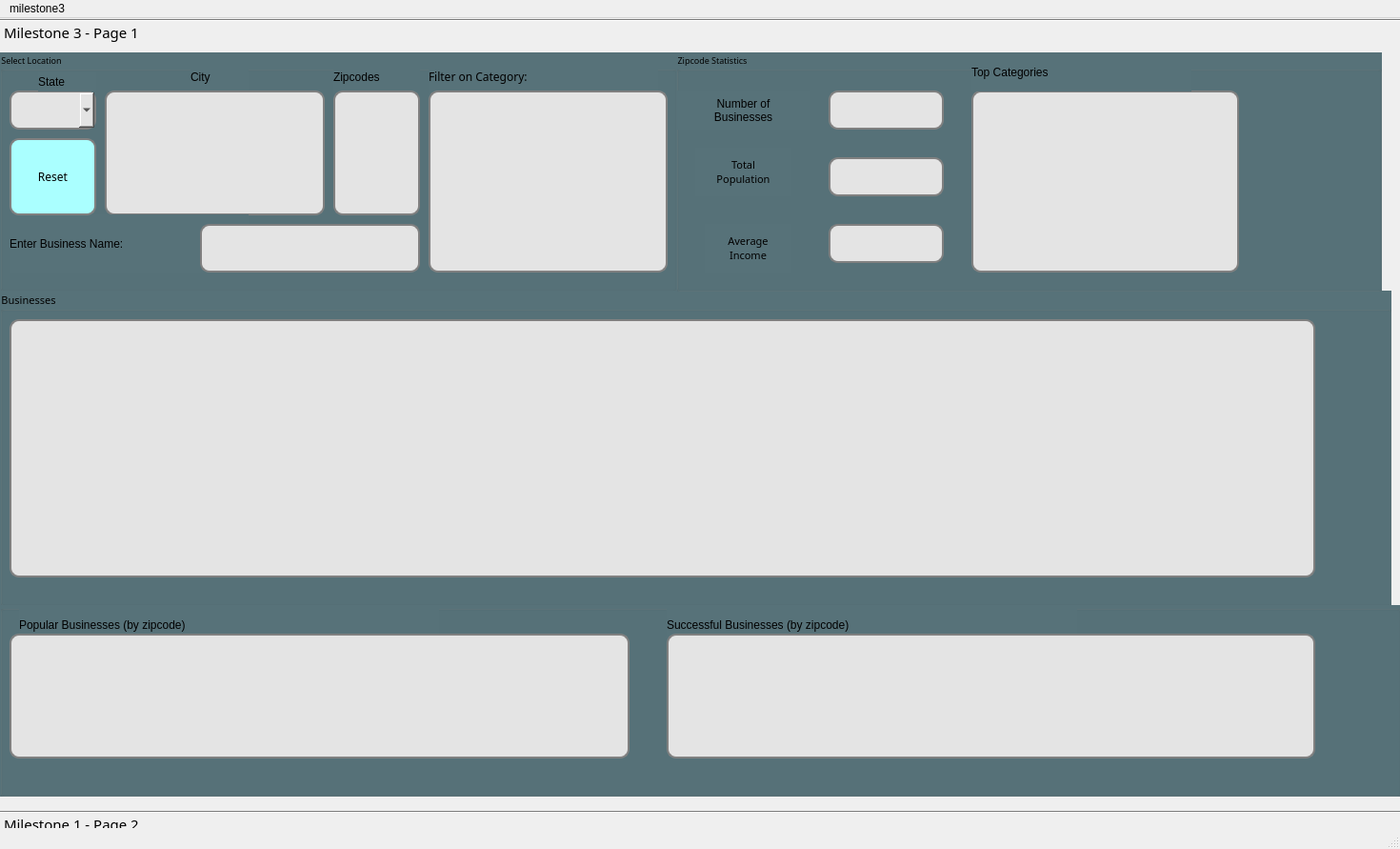
<?xml version="1.0" encoding="UTF-8"?>
<ui version="4.0">
 <class>MainWindow</class>
 <widget class="QMainWindow" name="MainWindow">
  <property name="geometry">
   <rect>
    <x>0</x>
    <y>0</y>
    <width>1470</width>
    <height>891</height>
   </rect>
  </property>
  <property name="windowTitle">
   <string>MainWindow</string>
  </property>
  <widget class="QWidget" name="centralwidget">
   <widget class="QToolBox" name="toolBox">
    <property name="geometry">
     <rect>
      <x>0</x>
      <y>0</y>
      <width>1531</width>
      <height>861</height>
     </rect>
    </property>
    <property name="font">
     <font>
      <family>Lucida Sans</family>
      <pointsize>11</pointsize>
      <weight>50</weight>
      <italic>false</italic>
      <bold>false</bold>
     </font>
    </property>
    <property name="styleSheet">
     <string notr="true">font: 11pt &quot;Lucida Sans&quot;;</string>
    </property>
    <property name="currentIndex">
     <number>0</number>
    </property>
    <widget class="QWidget" name="page_3">
     <property name="geometry">
      <rect>
       <x>0</x>
       <y>0</y>
       <width>1531</width>
       <height>805</height>
      </rect>
     </property>
     <attribute name="label">
      <string>Milestone 3 - Page 1</string>
     </attribute>
     <widget class="QGroupBox" name="groupBox">
      <property name="geometry">
       <rect>
        <x>0</x>
        <y>0</y>
        <width>711</width>
        <height>251</height>
       </rect>
      </property>
      <property name="maximumSize">
       <size>
        <width>16777215</width>
        <height>16777215</height>
       </size>
      </property>
      <property name="font">
       <font>
        <family>Lucida Sans</family>
        <pointsize>7</pointsize>
        <weight>50</weight>
        <italic>false</italic>
        <bold>false</bold>
       </font>
      </property>
      <property name="styleSheet">
       <string notr="true">font: 7pt &quot;Lucida Sans&quot;;
background-color: rgb(87, 114, 121);</string>
      </property>
      <property name="title">
       <string>Select Location</string>
      </property>
      <widget class="QComboBox" name="stateList">
       <property name="geometry">
        <rect>
         <x>10</x>
         <y>40</y>
         <width>91</width>
         <height>41</height>
        </rect>
       </property>
       <property name="styleSheet">
        <string notr="true">QWidget { 
background-color: rgb(228, 228, 228);
border: 2px solid gray;
border-radius: 10px;
}

QPushButton:hover {
    background-color: #0056b3;
}

QPushButton:pressed {
    background-color: #004080;
}</string>
       </property>
      </widget>
      <widget class="QLabel" name="label">
       <property name="geometry">
        <rect>
         <x>40</x>
         <y>20</y>
         <width>61</width>
         <height>21</height>
        </rect>
       </property>
       <property name="styleSheet">
        <string notr="true">font: 9pt &quot;Lucida Sans&quot;;
</string>
       </property>
       <property name="text">
        <string>State</string>
       </property>
      </widget>
      <widget class="QLabel" name="label_2">
       <property name="geometry">
        <rect>
         <x>200</x>
         <y>0</y>
         <width>61</width>
         <height>51</height>
        </rect>
       </property>
       <property name="styleSheet">
        <string notr="true">font: 9pt &quot;Lucida Sans&quot;;
</string>
       </property>
       <property name="text">
        <string>City</string>
       </property>
      </widget>
      <widget class="QListWidget" name="cityList">
       <property name="geometry">
        <rect>
         <x>110</x>
         <y>40</y>
         <width>231</width>
         <height>131</height>
        </rect>
       </property>
       <property name="styleSheet">
        <string notr="true">background-color: rgb(228, 228, 228);
border: 2px solid gray;
border-radius: 10px;
padding: 0 8 px;
</string>
       </property>
      </widget>
      <widget class="QLabel" name="label_5">
       <property name="geometry">
        <rect>
         <x>350</x>
         <y>0</y>
         <width>91</width>
         <height>51</height>
        </rect>
       </property>
       <property name="styleSheet">
        <string notr="true">font: 9pt &quot;Lucida Sans&quot;;
</string>
       </property>
       <property name="text">
        <string>Zipcodes</string>
       </property>
      </widget>
      <widget class="QListWidget" name="zipcodeList">
       <property name="geometry">
        <rect>
         <x>350</x>
         <y>40</y>
         <width>91</width>
         <height>131</height>
        </rect>
       </property>
       <property name="styleSheet">
        <string notr="true">background-color: rgb(228, 228, 228);
border: 2px solid gray;
border-radius: 10px;</string>
       </property>
      </widget>
      <widget class="QLabel" name="label_6">
       <property name="geometry">
        <rect>
         <x>10</x>
         <y>170</y>
         <width>251</width>
         <height>61</height>
        </rect>
       </property>
       <property name="styleSheet">
        <string notr="true">font: 8pt &quot;Lucida Sans&quot;;</string>
       </property>
       <property name="text">
        <string>Enter Business Name:</string>
       </property>
      </widget>
      <widget class="QLineEdit" name="business_name">
       <property name="geometry">
        <rect>
         <x>210</x>
         <y>180</y>
         <width>231</width>
         <height>51</height>
        </rect>
       </property>
       <property name="styleSheet">
        <string notr="true">background-color: rgb(228, 228, 228);
border: 2px solid gray;
border-radius: 10px;</string>
       </property>
      </widget>
      <widget class="QListWidget" name="filterCategories">
       <property name="geometry">
        <rect>
         <x>450</x>
         <y>40</y>
         <width>251</width>
         <height>191</height>
        </rect>
       </property>
       <property name="font">
        <font>
         <family>Lucida Sans</family>
         <pointsize>7</pointsize>
         <weight>50</weight>
         <italic>false</italic>
         <bold>false</bold>
        </font>
       </property>
       <property name="styleSheet">
        <string notr="true">background-color: rgb(228, 228, 228);
border: 2px solid gray;
border-radius: 10px;
padding: 0 8 px;
</string>
       </property>
      </widget>
      <widget class="QLabel" name="label_18">
       <property name="geometry">
        <rect>
         <x>450</x>
         <y>0</y>
         <width>241</width>
         <height>51</height>
        </rect>
       </property>
       <property name="font">
        <font>
         <family>Lucida Sans</family>
         <pointsize>9</pointsize>
         <weight>50</weight>
         <italic>false</italic>
         <bold>false</bold>
        </font>
       </property>
       <property name="styleSheet">
        <string notr="true">font: 9pt &quot;Lucida Sans&quot;;
</string>
       </property>
       <property name="text">
        <string>Filter on Category:</string>
       </property>
      </widget>
      <widget class="QPushButton" name="resetButton">
       <property name="geometry">
        <rect>
         <x>10</x>
         <y>90</y>
         <width>91</width>
         <height>81</height>
        </rect>
       </property>
       <property name="font">
        <font>
         <family>Lucida Sans</family>
         <pointsize>9</pointsize>
         <weight>50</weight>
         <italic>false</italic>
         <bold>false</bold>
        </font>
       </property>
       <property name="styleSheet">
        <string notr="true">background-color: rgb(170, 255, 255);
border: 2px solid gray;
border-radius: 10px;
font: 9pt;</string>
       </property>
       <property name="text">
        <string>Reset</string>
       </property>
      </widget>
      <zorder>label_18</zorder>
      <zorder>stateList</zorder>
      <zorder>label</zorder>
      <zorder>label_2</zorder>
      <zorder>cityList</zorder>
      <zorder>label_5</zorder>
      <zorder>zipcodeList</zorder>
      <zorder>label_6</zorder>
      <zorder>business_name</zorder>
      <zorder>filterCategories</zorder>
      <zorder>resetButton</zorder>
     </widget>
     <widget class="QGroupBox" name="businessGroup">
      <property name="geometry">
       <rect>
        <x>0</x>
        <y>250</y>
        <width>1461</width>
        <height>331</height>
       </rect>
      </property>
      <property name="font">
       <font>
        <family>Lucida Sans</family>
        <pointsize>8</pointsize>
        <weight>50</weight>
        <italic>false</italic>
        <bold>false</bold>
       </font>
      </property>
      <property name="styleSheet">
       <string notr="true">font: 8pt &quot;Lucida Sans&quot;;
background-color: rgb(87, 114, 121);</string>
      </property>
      <property name="title">
       <string>Businesses</string>
      </property>
      <widget class="QTableWidget" name="businessTable">
       <property name="geometry">
        <rect>
         <x>10</x>
         <y>30</y>
         <width>1371</width>
         <height>271</height>
        </rect>
       </property>
       <property name="font">
        <font>
         <family>Lucida Sans</family>
         <pointsize>9</pointsize>
         <weight>50</weight>
         <italic>false</italic>
         <bold>false</bold>
        </font>
       </property>
       <property name="cursor" stdset="0">
        <cursorShape>ArrowCursor</cursorShape>
       </property>
       <property name="styleSheet">
        <string notr="true">background-color: rgb(228, 228, 228);
border: 2px solid gray;
border-radius: 10px;
font: 9pt &quot;Lucida Sans&quot;;</string>
       </property>
       <attribute name="horizontalHeaderDefaultSectionSize">
        <number>100</number>
       </attribute>
       <attribute name="horizontalHeaderMinimumSectionSize">
        <number>25</number>
       </attribute>
       <attribute name="horizontalHeaderStretchLastSection">
        <bool>true</bool>
       </attribute>
       <attribute name="verticalHeaderVisible">
        <bool>false</bool>
       </attribute>
       <attribute name="verticalHeaderDefaultSectionSize">
        <number>30</number>
       </attribute>
       <attribute name="verticalHeaderMinimumSectionSize">
        <number>23</number>
       </attribute>
      </widget>
     </widget>
     <widget class="QGroupBox" name="groupBox_4">
      <property name="geometry">
       <rect>
        <x>710</x>
        <y>0</y>
        <width>741</width>
        <height>251</height>
       </rect>
      </property>
      <property name="font">
       <font>
        <family>Lucida Sans</family>
        <pointsize>7</pointsize>
        <weight>50</weight>
        <italic>false</italic>
        <bold>false</bold>
       </font>
      </property>
      <property name="layoutDirection">
       <enum>Qt::LeftToRight</enum>
      </property>
      <property name="styleSheet">
       <string notr="true">font: 7pt &quot;Lucida Sans&quot;;
background-color: rgb(87, 114, 121);</string>
      </property>
      <property name="title">
       <string>Zipcode Statistics</string>
      </property>
      <widget class="QLabel" name="label_11">
       <property name="geometry">
        <rect>
         <x>0</x>
         <y>40</y>
         <width>141</width>
         <height>41</height>
        </rect>
       </property>
       <property name="styleSheet">
        <string notr="true">font: 8pt &quot;Lucida Sans&quot;;
</string>
       </property>
       <property name="text">
        <string>Number of 
Businesses</string>
       </property>
       <property name="alignment">
        <set>Qt::AlignCenter</set>
       </property>
      </widget>
      <widget class="QLabel" name="label_15">
       <property name="geometry">
        <rect>
         <x>20</x>
         <y>100</y>
         <width>101</width>
         <height>51</height>
        </rect>
       </property>
       <property name="font">
        <font>
         <family>Lucida Sans</family>
         <pointsize>8</pointsize>
         <weight>50</weight>
         <italic>false</italic>
         <bold>false</bold>
        </font>
       </property>
       <property name="styleSheet">
        <string notr="true">font: 8pt &quot;Lucida Sans&quot;;
</string>
       </property>
       <property name="text">
        <string>Total 
Population</string>
       </property>
       <property name="alignment">
        <set>Qt::AlignCenter</set>
       </property>
      </widget>
      <widget class="QLabel" name="label_16">
       <property name="geometry">
        <rect>
         <x>30</x>
         <y>180</y>
         <width>91</width>
         <height>51</height>
        </rect>
       </property>
       <property name="font">
        <font>
         <family>Lucida Sans</family>
         <pointsize>8</pointsize>
         <weight>50</weight>
         <italic>false</italic>
         <bold>false</bold>
        </font>
       </property>
       <property name="styleSheet">
        <string notr="true">font: 8pt &quot;Lucida Sans&quot;;
</string>
       </property>
       <property name="text">
        <string>Average 
Income</string>
       </property>
       <property name="alignment">
        <set>Qt::AlignCenter</set>
       </property>
      </widget>
      <widget class="QTableWidget" name="categoryTable">
       <property name="geometry">
        <rect>
         <x>310</x>
         <y>40</y>
         <width>281</width>
         <height>191</height>
        </rect>
       </property>
       <property name="font">
        <font>
         <family>Lucida Sans</family>
         <pointsize>7</pointsize>
         <weight>50</weight>
         <italic>false</italic>
         <bold>false</bold>
        </font>
       </property>
       <property name="styleSheet">
        <string notr="true">background-color: rgb(228, 228, 228);
border: 2px solid gray;
border-radius: 10px;</string>
       </property>
       <attribute name="horizontalHeaderVisible">
        <bool>true</bool>
       </attribute>
       <attribute name="horizontalHeaderStretchLastSection">
        <bool>true</bool>
       </attribute>
       <attribute name="verticalHeaderVisible">
        <bool>false</bool>
       </attribute>
      </widget>
      <widget class="QLabel" name="label_17">
       <property name="geometry">
        <rect>
         <x>310</x>
         <y>0</y>
         <width>231</width>
         <height>41</height>
        </rect>
       </property>
       <property name="styleSheet">
        <string notr="true">font: 9pt &quot;Lucida Sans&quot;;
</string>
       </property>
       <property name="text">
        <string>Top Categories</string>
       </property>
      </widget>
      <widget class="QTextBrowser" name="income">
       <property name="geometry">
        <rect>
         <x>160</x>
         <y>180</y>
         <width>121</width>
         <height>41</height>
        </rect>
       </property>
       <property name="styleSheet">
        <string notr="true">background-color: rgb(228, 228, 228);
border: 2px solid gray;
border-radius: 10px;</string>
       </property>
      </widget>
      <widget class="QTextBrowser" name="businessNumber">
       <property name="geometry">
        <rect>
         <x>160</x>
         <y>40</y>
         <width>121</width>
         <height>41</height>
        </rect>
       </property>
       <property name="styleSheet">
        <string notr="true">background-color: rgb(228, 228, 228);
border: 2px solid gray;
border-radius: 10px;</string>
       </property>
      </widget>
      <widget class="QTextBrowser" name="population">
       <property name="geometry">
        <rect>
         <x>160</x>
         <y>110</y>
         <width>121</width>
         <height>41</height>
        </rect>
       </property>
       <property name="styleSheet">
        <string notr="true">background-color: rgb(228, 228, 228);
border: 2px solid gray;
border-radius: 10px;</string>
       </property>
      </widget>
     </widget>
     <widget class="QGroupBox" name="businessGroup_2">
      <property name="geometry">
       <rect>
        <x>0</x>
        <y>580</y>
        <width>1471</width>
        <height>201</height>
       </rect>
      </property>
      <property name="styleSheet">
       <string notr="true">font: 11pt &quot;Lucida Sans&quot;;
background-color: rgb(87, 114, 121);</string>
      </property>
      <property name="title">
       <string/>
      </property>
      <widget class="QLabel" name="label_20">
       <property name="geometry">
        <rect>
         <x>20</x>
         <y>0</y>
         <width>441</width>
         <height>41</height>
        </rect>
       </property>
       <property name="styleSheet">
        <string notr="true">font: 9pt &quot;Lucida Sans&quot;;
</string>
       </property>
       <property name="text">
        <string>Popular Businesses (by zipcode)</string>
       </property>
      </widget>
      <widget class="QLabel" name="label_21">
       <property name="geometry">
        <rect>
         <x>700</x>
         <y>0</y>
         <width>431</width>
         <height>41</height>
        </rect>
       </property>
       <property name="styleSheet">
        <string notr="true">font: 9pt &quot;Lucida Sans&quot;;
</string>
       </property>
       <property name="text">
        <string>Successful Businesses (by zipcode)</string>
       </property>
      </widget>
      <widget class="QTableWidget" name="successful">
       <property name="geometry">
        <rect>
         <x>700</x>
         <y>30</y>
         <width>681</width>
         <height>131</height>
        </rect>
       </property>
       <property name="font">
        <font>
         <family>Lucida Sans</family>
         <pointsize>7</pointsize>
         <weight>50</weight>
         <italic>false</italic>
         <bold>false</bold>
        </font>
       </property>
       <property name="cursor" stdset="0">
        <cursorShape>ArrowCursor</cursorShape>
       </property>
       <property name="styleSheet">
        <string notr="true">background-color: rgb(228, 228, 228);
border: 2px solid gray;
border-radius: 10px;
font: 7pt;</string>
       </property>
       <attribute name="horizontalHeaderVisible">
        <bool>true</bool>
       </attribute>
       <attribute name="horizontalHeaderDefaultSectionSize">
        <number>100</number>
       </attribute>
       <attribute name="horizontalHeaderMinimumSectionSize">
        <number>5</number>
       </attribute>
       <attribute name="horizontalHeaderStretchLastSection">
        <bool>true</bool>
       </attribute>
       <attribute name="verticalHeaderVisible">
        <bool>false</bool>
       </attribute>
       <attribute name="verticalHeaderDefaultSectionSize">
        <number>5</number>
       </attribute>
       <attribute name="verticalHeaderMinimumSectionSize">
        <number>5</number>
       </attribute>
      </widget>
      <widget class="QTableWidget" name="popular">
       <property name="geometry">
        <rect>
         <x>10</x>
         <y>30</y>
         <width>651</width>
         <height>131</height>
        </rect>
       </property>
       <property name="cursor" stdset="0">
        <cursorShape>ArrowCursor</cursorShape>
       </property>
       <property name="styleSheet">
        <string notr="true">background-color: rgb(228, 228, 228);
border: 2px solid gray;
border-radius: 10px;
font: 7pt;</string>
       </property>
       <attribute name="horizontalHeaderVisible">
        <bool>true</bool>
       </attribute>
       <attribute name="horizontalHeaderDefaultSectionSize">
        <number>100</number>
       </attribute>
       <attribute name="horizontalHeaderMinimumSectionSize">
        <number>25</number>
       </attribute>
       <attribute name="horizontalHeaderStretchLastSection">
        <bool>true</bool>
       </attribute>
       <attribute name="verticalHeaderVisible">
        <bool>false</bool>
       </attribute>
       <attribute name="verticalHeaderDefaultSectionSize">
        <number>30</number>
       </attribute>
       <attribute name="verticalHeaderMinimumSectionSize">
        <number>23</number>
       </attribute>
      </widget>
     </widget>
    </widget>
    <widget class="QWidget" name="page_4">
     <property name="geometry">
      <rect>
       <x>0</x>
       <y>0</y>
       <width>1531</width>
       <height>805</height>
      </rect>
     </property>
     <attribute name="label">
      <string>Milestone 1 - Page 2</string>
     </attribute>
     <widget class="QGroupBox" name="groupBox_2">
      <property name="geometry">
       <rect>
        <x>20</x>
        <y>20</y>
        <width>1021</width>
        <height>521</height>
       </rect>
      </property>
      <property name="styleSheet">
       <string notr="true">font: 12pt &quot;Lucida Sans&quot;;</string>
      </property>
      <property name="title">
       <string>Search Business by Name</string>
      </property>
      <widget class="QLabel" name="label_3">
       <property name="geometry">
        <rect>
         <x>10</x>
         <y>30</y>
         <width>251</width>
         <height>61</height>
        </rect>
       </property>
       <property name="styleSheet">
        <string notr="true">font: 9pt &quot;Lucida Sans&quot;;</string>
       </property>
       <property name="text">
        <string>Enter Business Name:</string>
       </property>
      </widget>
      <widget class="QLabel" name="label_4">
       <property name="geometry">
        <rect>
         <x>10</x>
         <y>330</y>
         <width>231</width>
         <height>41</height>
        </rect>
       </property>
       <property name="styleSheet">
        <string notr="true">font: 9pt &quot;Lucida Sans&quot;;</string>
       </property>
       <property name="text">
        <string>City for Business:</string>
       </property>
      </widget>
      <widget class="QLineEdit" name="bname">
       <property name="geometry">
        <rect>
         <x>270</x>
         <y>40</y>
         <width>261</width>
         <height>51</height>
        </rect>
       </property>
      </widget>
      <widget class="QLineEdit" name="bcity">
       <property name="geometry">
        <rect>
         <x>270</x>
         <y>330</y>
         <width>261</width>
         <height>51</height>
        </rect>
       </property>
      </widget>
      <widget class="QListWidget" name="businesses">
       <property name="geometry">
        <rect>
         <x>270</x>
         <y>110</y>
         <width>261</width>
         <height>192</height>
        </rect>
       </property>
      </widget>
     </widget>
    </widget>
   </widget>
  </widget>
  <widget class="QMenuBar" name="menubar">
   <property name="geometry">
    <rect>
     <x>0</x>
     <y>0</y>
     <width>1470</width>
     <height>21</height>
    </rect>
   </property>
   <widget class="QMenu" name="menumilestone3">
    <property name="title">
     <string>milestone3</string>
    </property>
   </widget>
   <addaction name="menumilestone3"/>
  </widget>
  <widget class="QStatusBar" name="statusbar"/>
 </widget>
 <resources/>
 <connections/>
</ui>
